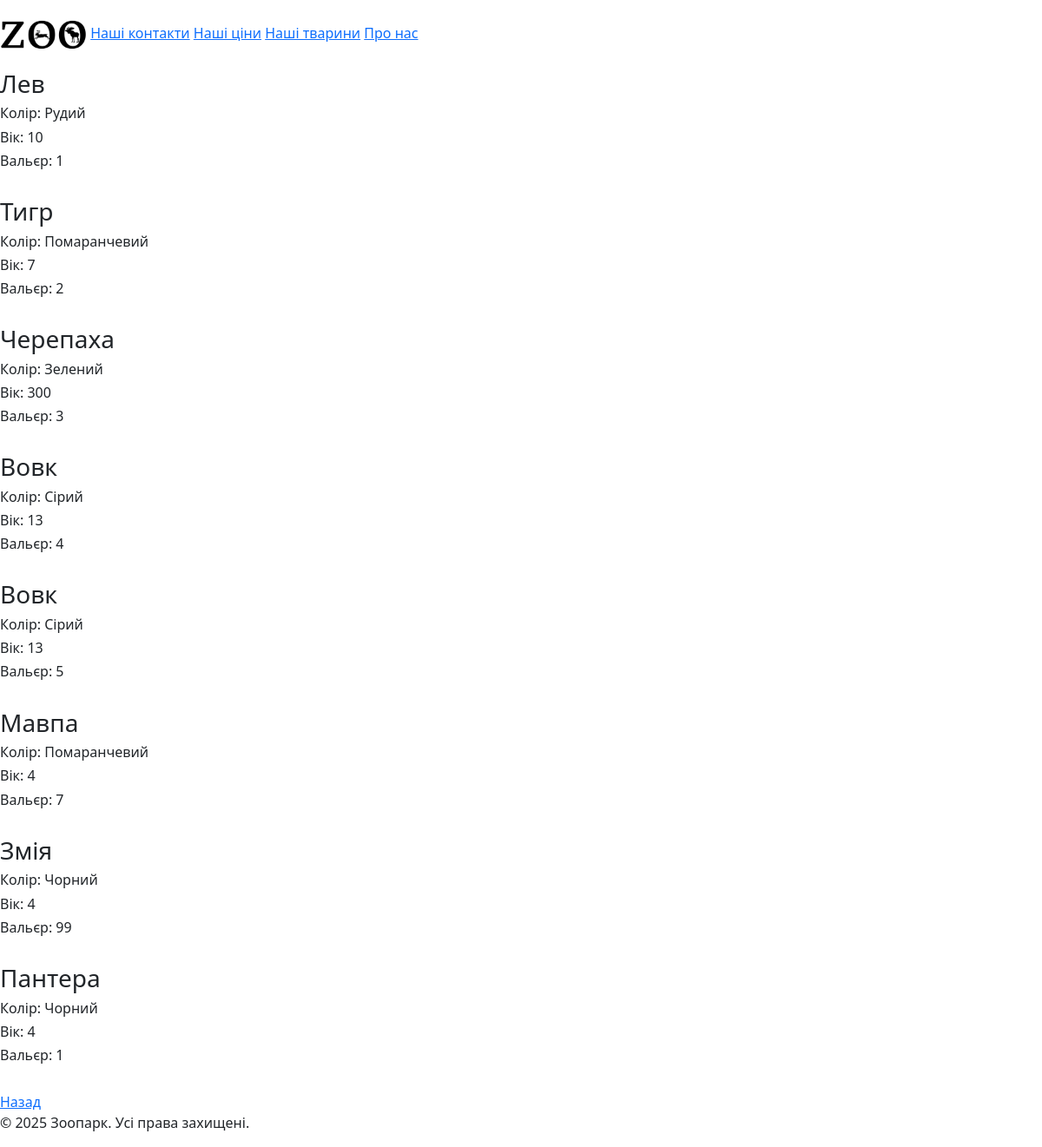
/animals, run on an earlier commit of the app's database.
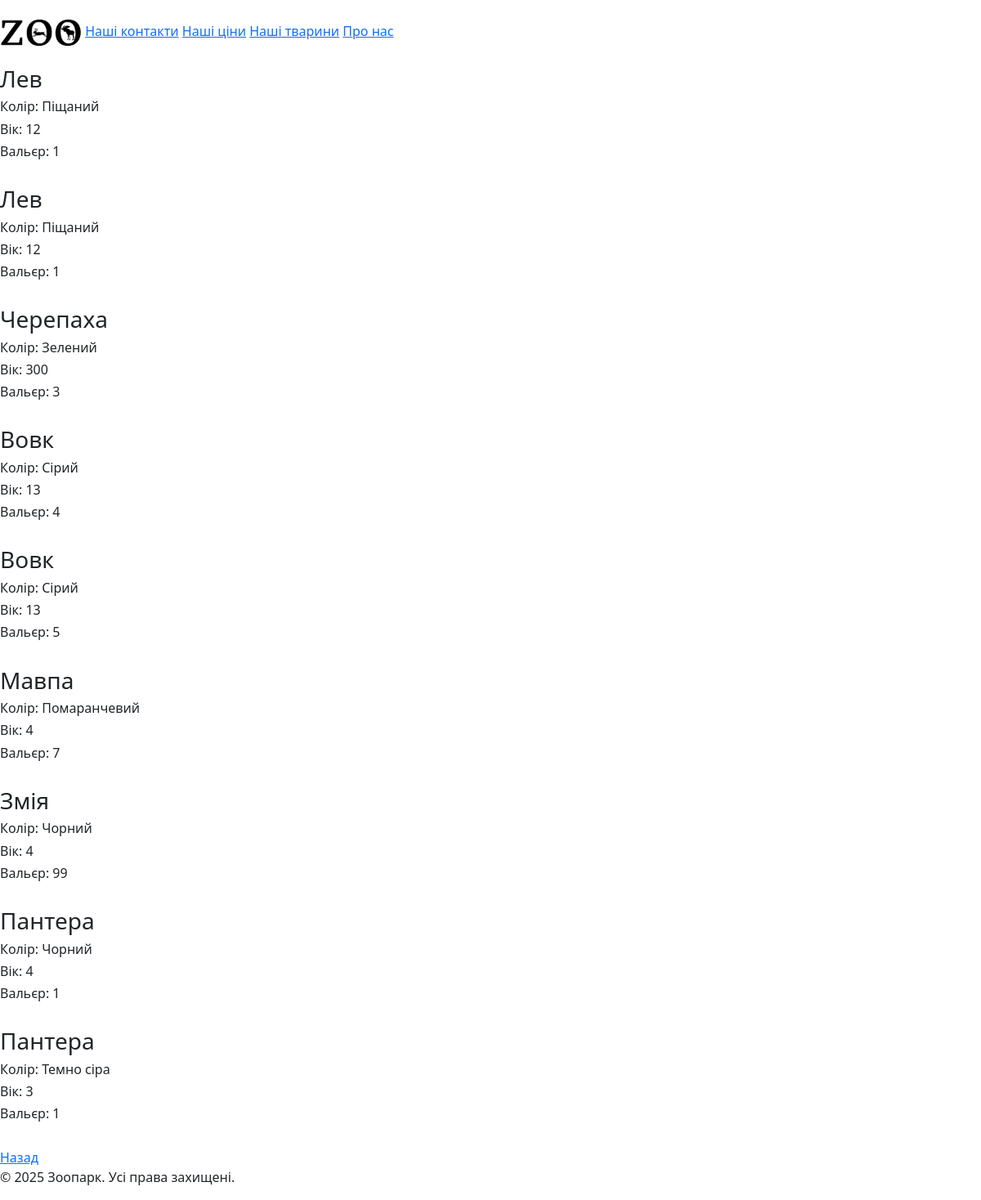
And on a later commit of the database.
### main/models.py (models this page shows, shortened)
class Animal(models.Model):
    id = models.IntegerField("№", primary_key=True)
    type = models.CharField("Вид", max_length=20)
    color = models.CharField("Колір", max_length=20)
    age = models.IntegerField("Вік")
    zone = models.IntegerField("Зона")

### main/views.py (the view)
# urls.py: path('animals', views.show_animals, name="animals_u")
def show_animals(request):
    all_animals = Animal.objects.all()
    count_of_animals = len(all_animals)
    return render(request, "main/animals.html", {'animals':all_animals, "count":count_of_animals})

### main/templates/main/animals.html (shortened to what this page needs)
{% extends "layout.html" %}
{% block content %}
    {% if count == 0 %}
    <h5>Нажаль тварини відсутні</h5>
    {% else %}
        {% for i in animals %}
            <h3>{{ i.type }}</h3>
            <h6>Колір:  {{ i.color }}</h6>
            <h6>Вік:    {{ i.age }}</h6>
            <h6>Вальєр: {{ i.zone }}</h6>
            <br>
        {% endfor %}
    {% endif %}
    <a href="..">Назад</a><br>
{% endblock %}

What changed in the data, as far as the page shows it:
changed Animal (number 1 of 9 on the later page): color "Рудий" → "Піщаний"; age "10" → "12"
changed Animal (number 2 of 9 on the later page): type "Тигр" → "Лев"; color "Помаранчевий" → "Піщаний"; age "7" → "12"; zone "2" → "1"
added Animal: type "Пантера", color "Темно сіра", age "3", zone "1"
